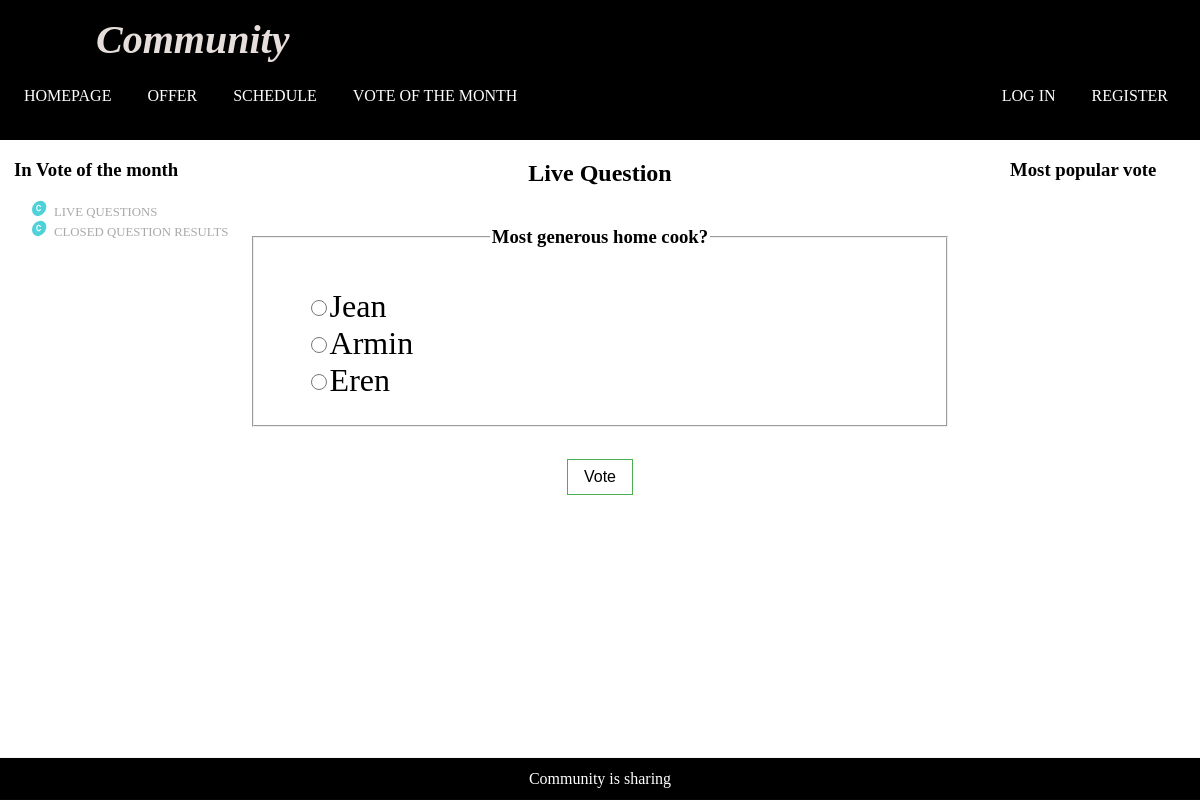
The page /polls/1/ on the database its author committed.
### polls/models.py (models this page shows, shortened)
class Question(models.Model):
    question_text = models.CharField(max_length=200)
    pub_date = models.DateTimeField("date publised")
    closed = models.BooleanField(default=False)
    author = models.ForeignKey(User, on_delete=models.SET_NULL, null=True)
    community = models.ForeignKey(Community, on_delete=models.CASCADE)

class Choice(models.Model):
    question = models.ForeignKey(Question, on_delete=models.CASCADE)
    choice_text = models.CharField(max_length=200)

### polls/views.py (the view)
class QuestionDetailView(DetailView):
    model = Question
    template_name = "polls/question_detail.html"
    def get_queryset(self):
        return Question.objects.filter(pub_date__lte=timezone.now())

### polls/templates/polls/question_detail.html (shortened to what this page needs)
{% extends "polls/base.html" %}
{% load static%}
{% block customstyle%}
{{block.super}}
<link rel="stylesheet" href="{% static 'polls/question_detail_modal_style.css' %}">
{% endblock customstyle %}
{% block votepagecontent %}
<section class="live-question" x-data="{'isModalOpen':false}" x-on:keydown.escape="isModalOpen=false" x-cloak>
    <h2>
        Live Question
    </h2>
    <form hx-post="{% url 'polls:votemodal' question.id %}" hx-target=".modal-target" hw-swap="outerHTML">
        <fieldset>
            <legend>
                <h3>
                    {{question.question_text}}
                </h3>
            </legend>
            <ul class="votechoice">
                {% for choice in question.choice_set.all %}
                <li>
                    <input type="radio" name="choice" id="choice{{forloop.counter}}" value="{{choice.id}}" required>
                    <label for="choice{{forloop.counter}}">{{choice.choice_text}}</label><br>
                </li>
                {% endfor %}
            </ul>
        </fieldset>
        <button x-on:click="isModalOpen = true" x-transition value="Vote"
            class="generic-button green-button">Vote</button>
    </form>
</section>
{% endblock votepagecontent%}

### community/static/community/utility.css (style rules this page uses)
button.generic-button, button.green-button, button.red-button, button.blue-button { padding-left: 1rem; padding-right: 1rem; padding-top: 0.5rem; padding-bottom: 0.5rem; text-align: center; text-decoration: none; transition-duration: 0.4s; color: black; border: 1.5px solid; }
button.green-button { background-color: white; border-color: #4CAF50; }

### polls/static/polls/question_detail_modal_style.css (style rules this page uses)
ul.votechoice { list-style: none; }
ul.votechoice li { display: flex; align-items: center; }
ul.votechoice li label { font-size: 2rem; }
input[type="radio"] { width: 1rem; height: 1rem; accent-color: green; vertical-align: middle; }
button.green-button { margin-top: 2rem; font-size: 1rem; }

### community/templates/community/base.html (style rules this page uses)
html, body { margin: 0; padding: 0; height: 100vh; }

### rows shown on the page
Question: question_text "Most generous home cook?"
Choice: choice_text "Jean"
Choice: choice_text "Armin"
Choice: choice_text "Eren"
